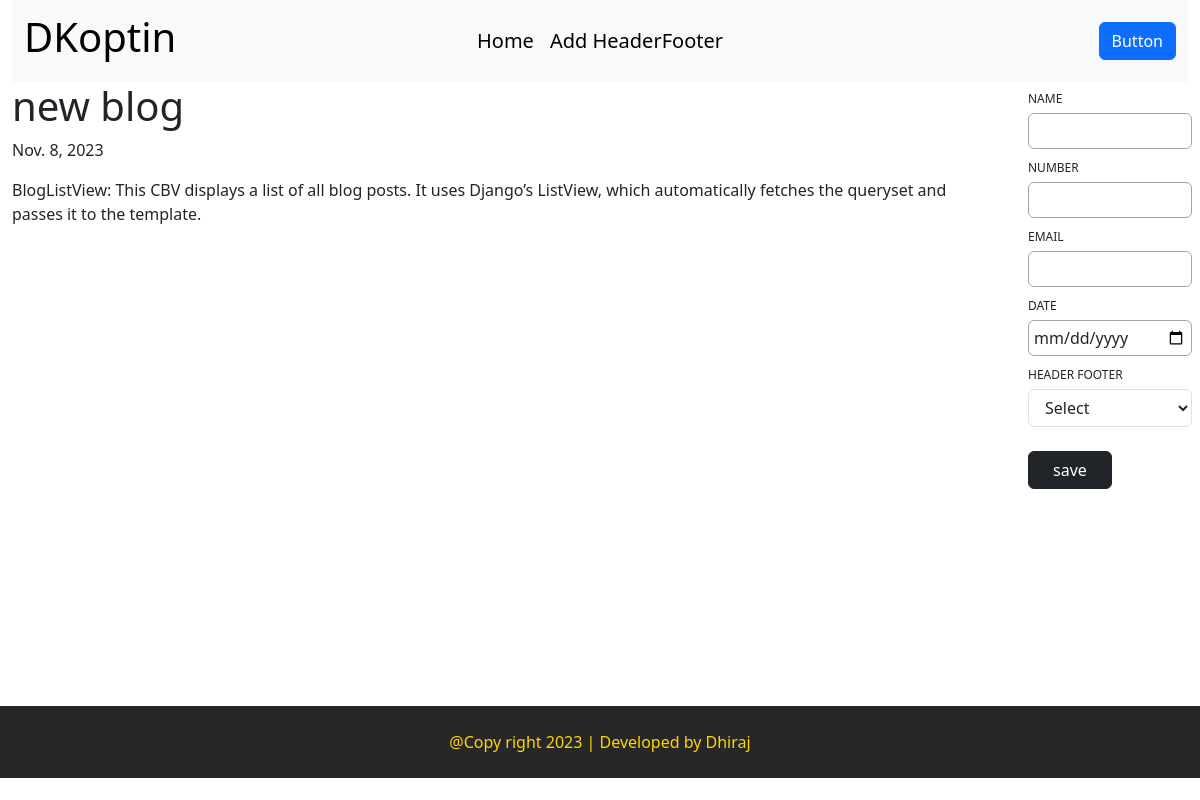
The page /test/blog/2 on the database its author committed.
### testapp/models.py (models this page shows)
class Blog(models.Model):
    title=models.CharField(max_length=200)
    content=models.CharField(max_length=1000)
    create_at=models.DateField(auto_now_add=True)

### testapp/views.py (the view)
# urls.py: path('blog/<int:pk>', views.detail_blog.as_view(),name='detail_blog'),
class detail_blog(DetailView):
    model=Blog
    template_name='testapp/detail_post.html'
    context_object_name='blog'

### testapp/templates/testapp/detail_post.html
{% extends 'base.html' %}
{% load static %}
{% block content %}
  <div class="container">
    <h1>{{ blog.title }}</h1>
    <p>{{ blog.create_at }}</p>
   <p>{{ blog.content }}</p>
</div>
{% endblock %}

### optin/templates/base.html (style rules this page uses)
body { overflow-x: hidden; }

### rows shown on the page
Blog: title "new blog", create_at "Nov. 8, 2023", content "BlogListView: This CBV displays a list of all blog posts. It uses Django’s ListView, which automatically fetches the queryset and passes it to the template."
